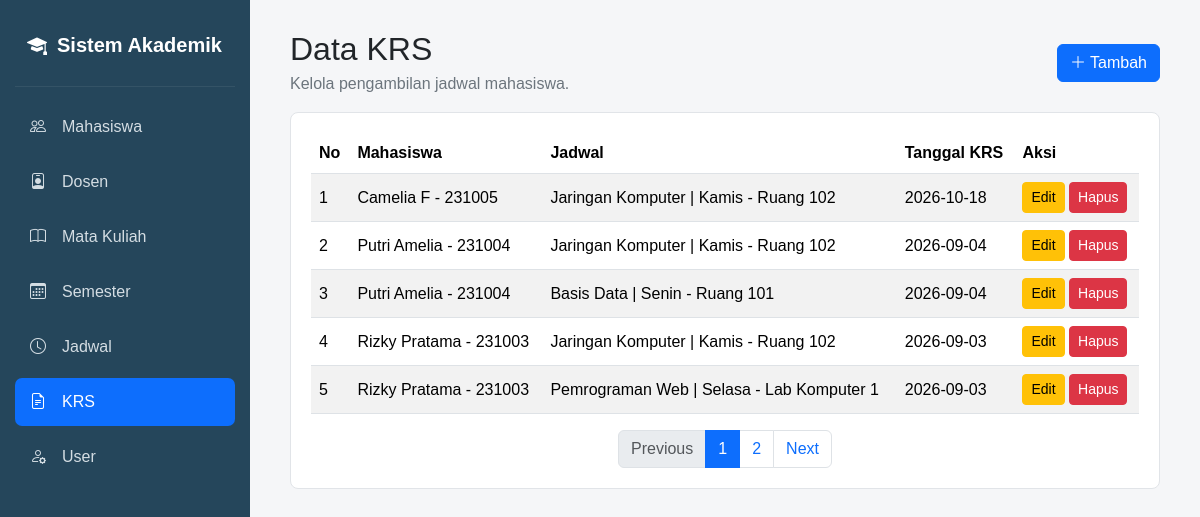
The app's page /krs/index.php with its own data.
### tables this page shows
CREATE TABLE `tbl_krs` (
  `id_krs` int(11) NOT NULL,
  `id_mahasiswa` int(11) NOT NULL,
  `id_jadwal` int(11) NOT NULL,
  `tanggal_krs` date NOT NULL
);

CREATE TABLE `tbl_mahasiswa` (
  `id_mahasiswa` int(11) NOT NULL,
  `nim` varchar(20) NOT NULL,
  `nama_mahasiswa` varchar(100) NOT NULL,
  `jenis_kelamin` enum('L','P') DEFAULT NULL,
  `alamat` varchar(200) DEFAULT NULL,
  `no_telp` varchar(20) DEFAULT NULL
);

CREATE TABLE `tbl_matkul` (
  `id_matkul` int(11) NOT NULL,
  `kode_matkul` varchar(20) NOT NULL,
  `nama_matkul` varchar(100) NOT NULL,
  `sks` int(11) NOT NULL
);

CREATE TABLE `tbl_jadwal` (
  `id_jadwal` int(11) NOT NULL,
  `id_dosen` int(11) NOT NULL,
  `id_matkul` int(11) NOT NULL,
  `id_semester` int(11) NOT NULL,
  `hari` varchar(20) NOT NULL,
  `jam_mulai` time NOT NULL,
  `jam_selesai` time NOT NULL,
  `ruangan` varchar(20) NOT NULL
);

### krs/index.php (the view, shortened to what this page needs)
<?php
require_once "../config/database.php";
$limit = 5;
$page = isset($_GET['page']) ? (int) $_GET['page'] : 1;
$offset = ($page - 1) * $limit;
$totalResult = mysqli_query($conn, "SELECT COUNT(*) AS total FROM tbl_krs");
$totalData = mysqli_fetch_assoc($totalResult)['total'];
$totalPage = (int) ceil($totalData / $limit);
$sql = "
SELECT k.*, m.nim, m.nama_mahasiswa,
       j.hari, j.ruangan, mk.nama_matkul
FROM tbl_krs k
JOIN tbl_mahasiswa m ON k.id_mahasiswa = m.id_mahasiswa
JOIN tbl_jadwal j ON k.id_jadwal = j.id_jadwal
JOIN tbl_matkul mk ON j.id_matkul = mk.id_matkul
ORDER BY k.id_krs DESC
LIMIT $limit OFFSET $offset
";
$data = mysqli_query($conn, $sql);
include "../header.php";
include "../sidebar.php";
?>
<div class="d-flex justify-content-between align-items-center mb-3">
    <div>
        <h2 class="mb-1">Data KRS</h2>
        <p class="text-secondary mb-0">Kelola pengambilan jadwal mahasiswa.</p>
    </div>
    <a href="tambah.php" class="btn btn-primary"><i class="bi bi-plus-lg"></i> Tambah</a>
</div>
<div class="card-simple">
<div class="table-responsive">
<table class="table table-striped align-middle">
<thead>
<tr>
    <th>No</th>
    <th>Mahasiswa</th>
    <th>Jadwal</th>
    <th>Tanggal KRS</th>
    <th>Aksi</th>
</tr>
</thead>
<tbody>
<?php $no=$offset+1; while($row=mysqli_fetch_assoc($data)): ?>
<tr>
    <td><?= $no++; ?></td>
    <td><?= htmlspecialchars($row['nama_mahasiswa']." - ".$row['nim']); ?></td>
    <td><?= htmlspecialchars($row['nama_matkul']." | ".$row['hari']." - ".$row['ruangan']); ?></td>
    <td><?= htmlspecialchars($row['tanggal_krs']); ?></td>
    <td>
        <a href="edit.php?id=<?= $row['id_krs']; ?>" class="btn btn-warning btn-sm">Edit</a>
        <a href="hapus.php?id=<?= $row['id_krs']; ?>" class="btn btn-danger btn-sm" onclick="return confirm('Hapus data?')">Hapus</a>
    </td>
</tr>
<?php endwhile; ?>
</tbody>
</table>
</div>
<?php if ($totalPage > 1): ?>
<nav>
<ul class="pagination justify-content-center mb-0">
<li class="page-item <?= $page<=1?'disabled':''; ?>"><a class="page-link" href="?page=<?= $page-1; ?>">Previous</a></li>
<?php for($i=1;$i<=$totalPage;$i++): ?>
<li class="page-item <?= $page==$i?'active':''; ?>"><a class="page-link" href="?page=<?= $i; ?>"><?= $i; ?></a></li>
<?php endfor; ?>
<li class="page-item <?= $page>=$totalPage?'disabled':''; ?>"><a class="page-link" href="?page=<?= $page+1; ?>">Next</a></li>
</ul>
</nav>
<?php endif; ?>
</div>
<?php include "../footer.php"; ?>

### assets/css/style.css (style rules this page uses)
body { margin: 0; background: #f5f6f8; font-family: Arial, sans-serif; }
.card-simple { background: #fff; border: 1px solid #e1e4e8; border-radius: 8px; padding: 20px; }
.table th { white-space: nowrap; }

### records on screen
tbl_krs: id_mahasiswa.nim "Camelia F - 231005", tbl_matkul.nama_matkul "Jaringan Komputer | Kamis - Ruang 102", tanggal_krs "2026-10-18"
tbl_krs: id_mahasiswa.nim "Putri Amelia - 231004", tbl_matkul.nama_matkul "Jaringan Komputer | Kamis - Ruang 102", tanggal_krs "2026-09-04"
tbl_krs: id_mahasiswa.nim "Putri Amelia - 231004", tbl_matkul.nama_matkul "Basis Data | Senin - Ruang 101", tanggal_krs "2026-09-04"
tbl_krs: id_mahasiswa.nim "Rizky Pratama - 231003", tbl_matkul.nama_matkul "Jaringan Komputer | Kamis - Ruang 102", tanggal_krs "2026-09-03"
tbl_krs: id_mahasiswa.nim "Rizky Pratama - 231003", tbl_matkul.nama_matkul "Pemrograman Web | Selasa - Lab Komputer 1", tanggal_krs "2026-09-03"
